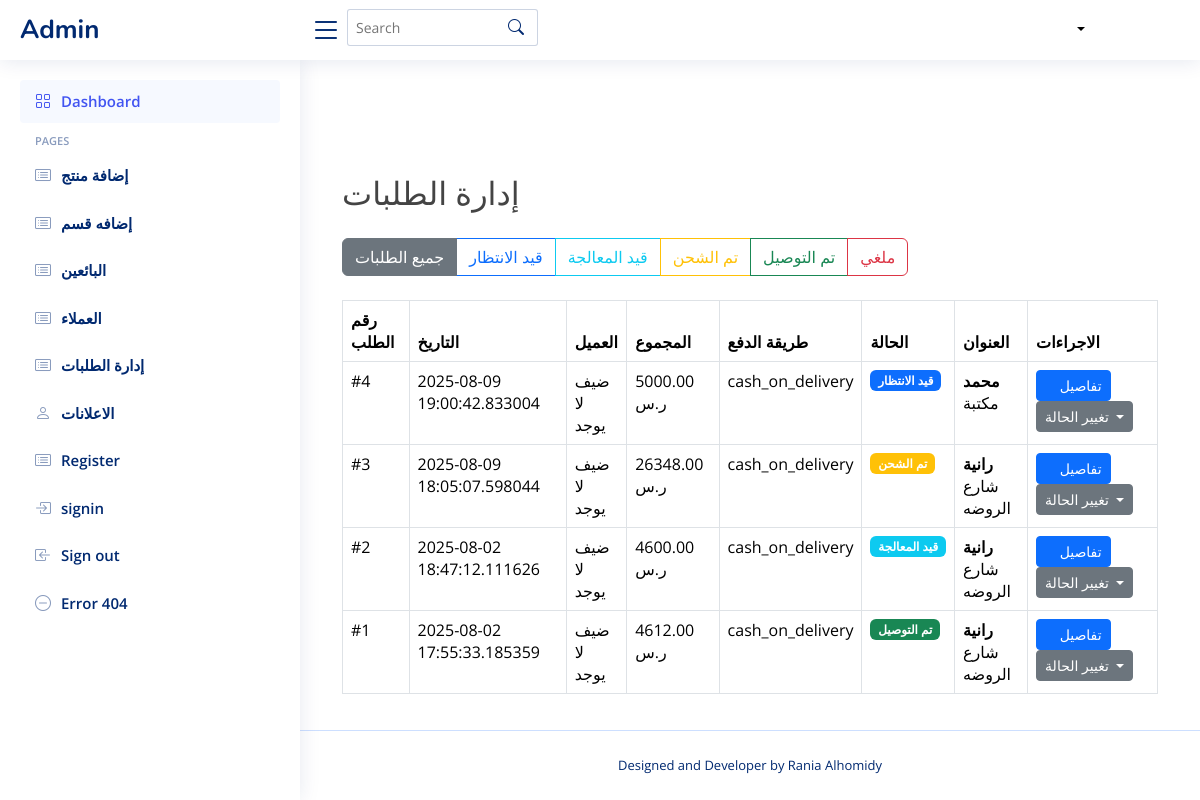
Before: /admin/orders with the older database file.
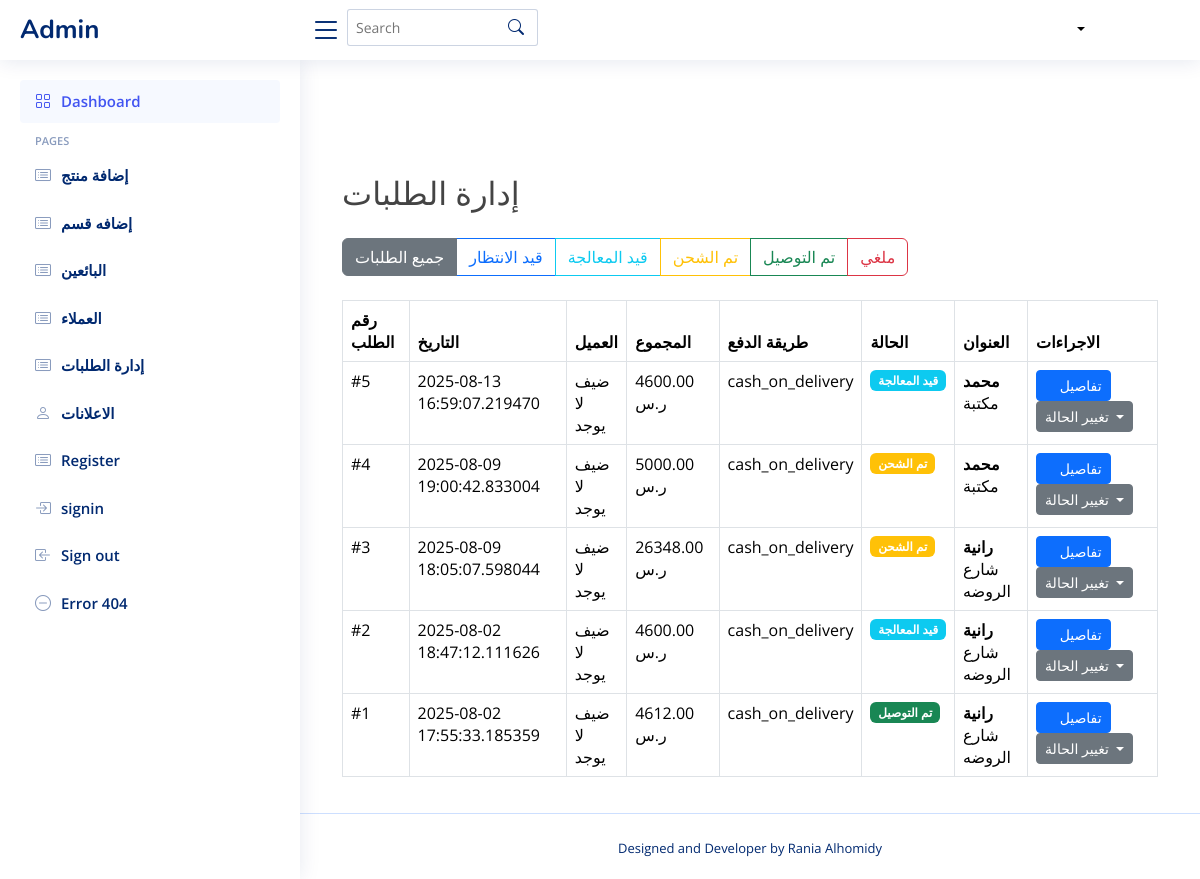
After: the same page with the newer database file.
### tables this page shows
CREATE TABLE orders (
    id INTEGER PRIMARY KEY AUTOINCREMENT,
    user_id INTEGER NOT NULL,
    total_price REAL NOT NULL,
    status TEXT CHECK(status IN ('قيد الانتظار', 'قيد المعالجة', 'تم الشحن', 'تم التوصيل', 'ملغي')) DEFAULT 'قيد الانتظار',
    created_at TIMESTAMP DEFAULT CURRENT_TIMESTAMP,
    updated_at TIMESTAMP DEFAULT CURRENT_TIMESTAMP,
    delivery_address_id INTEGER,
    payment_method TEXT,
    FOREIGN KEY (delivery_address_id) REFERENCES cust_addresses(id) ON DELETE SET NULL
);

CREATE TABLE cust_addresses (
    id INTEGER PRIMARY KEY AUTOINCREMENT,
    user_id INTEGER NOT NULL,
    address_type TEXT,                -- نوع العنوان (مثل: 'المنزل', 'العمل', 'أخرى')
    recipient_name TEXT,              -- اسم المستلم لهذا العنوان
    recipient_phone TEXT NOT NULL,    -- رقم هاتف المستلم (مطلوب)
    city TEXT NOT NULL,               -- المدينة (مطلوب)
    region TEXT,                      -- المنطقة أو الحي
    full_address_description TEXT NOT NULL, -- الوصف التفصيلي للعنوان (مطلوب)
    latitude REAL,                    -- إحداثيات خط العرض (اختياري، للخرائط)
    longitude REAL,                   -- إحداثيات خط الطول (اختياري، للخرائط)
    is_default INTEGER DEFAULT 0,     -- 1 إذا كان العنوان افتراضيًا، 0 خلاف ذلك
    created_at TIMESTAMP DEFAULT CURRENT_TIMESTAMP, -- وقت إنشاء السجل
    updated_at TIMESTAMP DEFAULT CURRENT_TIMESTAMP, -- وقت آخر تحديث للسجل

    FOREIGN KEY (user_id) REFERENCES users(id) ON DELETE CASCADE
    -- هذا السطر يفترض وجود جدول 'users' وأن عمود المعرف فيه اسمه 'id'.
    -- ON DELETE CASCADE يعني إذا تم حذف المستخدم، تُحذف جميع عناوينه تلقائياً.
);

### order_routes.py (the view)
@order_bp.route('/admin/orders')
def admin_orders():
    status_filter = request.args.get('status', 'all')
    conn = get_db_connection()
    orders = []
    try:
        query = '''
            SELECT
                o.id AS order_id,
                o.total_price,
                o.status,
                o.created_at,
                o.payment_method,
                u.name AS username,  -- جلب اسم المستخدم
                u.num AS phone_number,  -- جلب رقم الهاتف
                ca.recipient_name AS recipient_name,
                ca.full_address_description AS full_address_description
            FROM orders o
            LEFT JOIN users u ON o.user_id = u.id
            LEFT JOIN cust_addresses ca ON o.delivery_address_id = ca.id
        '''
        params = []
        if status_filter != 'all':
            query += " WHERE o.status = ?"
            params.append(status_filter)
        query += " ORDER BY o.created_at DESC"
        orders = conn.execute(query, tuple(params)).fetchall()
    except sqlite3.Error as e:
        print(f"Database error in admin_orders: {e}")
        flash("حدث خطأ في قاعدة البيانات أثناء جلب الطلبات.", "danger")
    finally:
        conn.close()
    return render_template('admin/admin_orders.html', orders=orders, current_status=status_filter)

### templates/admin/admin_orders.html (shortened to what this page needs)
{% include 'admin/header.html' %}
<main id="main" class="main">
    <div class="container mt-4">
        <h2 class="mb-4">إدارة الطلبات</h2>
        <div class="mb-4">
            <div class="btn-group" role="group">
                <a href="{{ url_for('order.admin_orders', status='all') }}"
                    class="btn btn-outline-secondary {% if current_status == 'all' %}active{% endif %}">
                    جميع الطلبات
                </a>
                <a href="{{ url_for('order.admin_orders', status='قيد الانتظار') }}"
                    class="btn btn-outline-primary {% if current_status == 'قيد الانتظار' %}active{% endif %}">
                    قيد الانتظار
                </a>
                <a href="{{ url_for('order.admin_orders', status='قيد المعالجة') }}"
                    class="btn btn-outline-info {% if current_status == 'قيد المعالجة' %}active{% endif %}">
                    قيد المعالجة
                </a>
                <a href="{{ url_for('order.admin_orders', status='تم الشحن') }}"
                    class="btn btn-outline-warning {% if current_status == 'تم الشحن' %}active{% endif %}">
                    تم الشحن
                </a>
                <a href="{{ url_for('order.admin_orders', status='تم التوصيل') }}"
                    class="btn btn-outline-success {% if current_status == 'تم التوصيل' %}active{% endif %}">
                    تم التوصيل
                </a>
                <a href="{{ url_for('order.admin_orders', status='ملغي') }}"
                    class="btn btn-outline-danger {% if current_status == 'ملغي' %}active{% endif %}">
                    ملغي
                </a>
            </div>
        </div>
        <div class="table-responsive">
            <table class="table table-bordered table-hover">
                <thead class="thead-dark">
                    <tr>
                        <th>رقم الطلب</th>
                        <th>التاريخ</th>
                        <th>العميل</th>
                        <th>المجموع</th>
                        <th>طريقة الدفع</th>
                        <th>الحالة</th>
                        <th>العنوان</th>
                        <th>الاجراءات</th>
                    </tr>
                </thead>
                <tbody>
                    {% for order in orders %}
                    <tr>
                        <td>#{{ order.order_id }}</td>
                        <td>{{ order.created_at }}</td>
                        <td>
                            {% if order.username %}{{ order.username }}{% else %}ضيف{% endif %}<br>
                            {% if order.phone_number %}{{ order.phone_number }}{% else %}لا يوجد{% endif %}
                        </td>
                        <td>{{ "%.2f"|format(order.total_price) }} ر.س</td>
                        <td>{{ order.payment_method }}</td>
                        <td>
                            <span class="badge
                                {% if order.status == 'تم التوصيل' %}bg-success
                                {% elif order.status == 'ملغي' %}bg-danger
                                {% elif order.status == 'تم الشحن' %}bg-warning
                                {% elif order.status == 'قيد المعالجة' %}bg-info
                                {% else %}bg-primary{% endif %}">
                                {{ order.status }}
                            </span>
                        </td>
                        <td>
                            {% if order.recipient_name %}
                                <strong>{{ order.recipient_name }}</strong><br>
                                {{ order.full_address_description }}
                            {% else %}
                                لا يوجد عنوان محدد
                            {% endif %}
                        </td>
                        <td>
                            <a href="{{ url_for('order.admin_order_details', order_id=order.order_id) }}"
                                class="btn btn-sm btn-primary">
                                <i class="fas fa-eye"></i> تفاصيل
                            </a>
                            <div class="dropdown d-inline-block">
                                <button class="btn btn-sm btn-secondary dropdown-toggle" type="button"
                                    data-bs-toggle="dropdown">
                                    تغيير الحالة
                                </button>
                            </div>
                        </td>
                    </tr>
                    {% endfor %}
                </tbody>
            </table>
        </div>
    </div>
</main>
{% include 'admin/footer.html' %}

### templates/admin/header.html (shortened to what this page needs)
<!DOCTYPE html>
<html lang="en">
<head>
<!DOCTYPE html>
<html lang="en">
<head>
  <link href="https://cdn.jsdelivr.net/npm/bootstrap@5.3.0/dist/css/bootstrap.min.css" rel="stylesheet">
  <link href="{{ url_for('static', filename='vendor/bootstrap/css/bootstrap.min.css') }}" rel="stylesheet">
  <link href="{{ url_for('static', filename='vendor/bootstrap-icons/bootstrap-icons.css') }}" rel="stylesheet">
  <link href="{{ url_for('static', filename='vendor/boxicons/css/boxicons.min.css') }}" rel="stylesheet">
  <link href="{{ url_for('static', filename='vendor/quill/quill.snow.css') }}" rel="stylesheet">
  <link href="{{ url_for('static', filename='vendor/quill/quill.bubble.css') }}" rel="stylesheet">
  <link href="{{ url_for('static', filename='vendor/remixicon/remixicon.css') }}" rel="stylesheet">
  <link href="{{ url_for('static', filename='vendor/simple-datatables/style.css') }}" rel="stylesheet">
  <link rel="stylesheet" href="{{ url_for('static', filename='css/fontawesome.min.css') }}">
  <link rel="stylesheet" href="{{ url_for('static', filename='css/fontawesome.css') }}">
  <link rel="stylesheet" href="{{ url_for('static', filename='css/all.min.css') }}">
  <link rel="stylesheet" href="{{ url_for('static', filename='style/css/font-awesome.min.css') }}">
  <link href="{{ url_for('static', filename='css/index.css') }}" rel="stylesheet">
</head>
<body>
  <header id="header" class="header fixed-top d-flex align-items-center">
    <div class="d-flex align-items-center justify-content-between">
      <a href="{{ url_for('admin.home') }}" class="logo d-flex align-items-center">
        <span class="d-none d-lg-block">Admin</span>
      </a>
      <i class="bi bi-list toggle-sidebar-btn"></i>
    </div>
    <div class="search-bar">
      <form class="search-form d-flex align-items-center" method="POST" action="#">
        <input type="text" name="query" placeholder="Search" title="Enter search keyword">
        <button type="submit" title="Search"><i class="bi bi-search"></i></button>
      </form>
    </div>
      <nav class="navbar">
    <div class=" pro-info nav-item dropdown drop  p-0 d-flex ">
      <a class="info nav-link dropdown-toggle" href="#" role="button" data-bs-toggle="dropdown" aria-expanded="false">
      </a>
    </div>
    </nav>
  </header>
  <aside id="sidebar" class="sidebar">
    <ul class="sidebar-nav" id="sidebar-nav">
      <li class="nav-item">
        <a class="nav-link " href="{{url_for('admin.home')}}">
          <i class="bi bi-grid"></i>
          <span>Dashboard</span>
        </a>
      </li>
      <li class="nav-heading">Pages</li>
      <li class="nav-item">
        <a class="nav-link collapsed" href="{{ url_for('admin.show_product')}}">
          <i class="bi bi-card-list"></i>
          <span>إضافة منتج</span>
        </a>
        </li>
        <li class="nav-item">
  <a class="nav-link collapsed" href="{{ url_for('admin.categories')}}">
    <i class="bi bi-card-list"></i>
    <span>إضافه قسم</span>
  </a>
</li>
        <li class="nav-item">
        <a class="nav-link collapsed" href="{{url_for('admin.show_seller')}}">
          <i class="bi bi-card-list"></i>
          <span>البائعين</span>
        </a>
        </li>
      <li class="nav-item">
        <a class="nav-link collapsed" href="{{url_for('admin.users')}}">
          <i class="bi bi-card-list"></i>
          <span>العملاء</span>
        </a>
      </li>
      <li class="nav-item">
        <a class="nav-link collapsed" href="{{ url_for('order.admin_orders') }}">
          <i class="bi bi-card-list"></i>
          <span>إدارة الطلبات</span>
        </a>
      </li>
      <li class="nav-item">
        <a class="nav-link collapsed" href="{{url_for('ads.ads_management')}}">
          <i class="bi bi-person"></i>
          <span>الاعلانات</span>
        </a>
      </li>
      <li class="nav-item">
        <a class="nav-link collapsed" href="signup.html">
          <i class="bi bi-card-list"></i>
          <span>Register</span>
        </a>
      </li>
      <li class="nav-item">
        <a class="nav-link collapsed" href="signin.html">
          <i class="bi bi-box-arrow-in-right"></i>
          <span>signin</span>
        </a>
      </li>
      <li class="nav-item">
        <a class="nav-link collapsed" href="logout.html">
          <i class="bi bi-box-arrow-in-left"></i>
          <span>Sign out</span>
        </a>
      </li>
      <li class="nav-item">
        <a class="nav-link collapsed" href="pages-error-404.html">
          <i class="bi bi-dash-circle"></i>
          <span>Error 404</span>
        </a>
      </li>
    </ul>
  </aside>

### templates/admin/footer.html (shortened to what this page needs)
  <footer id="footer" class="footer">
    <div class="credits">
      Designed and Developer by
        Rania Alhomidy
    </div>
  </footer>
</body>
</html>

Changed rows visible on the page:
added orders: order_id "5", created_at "2025-08-13 16:59:07.219470", total_price "4600.00", payment_method "cash_on_delivery", status "قيد المعالجة", recipient_name "محمد", full_address_description "مكتبة"
changed orders id 4: status "قيد الانتظار" → "تم الشحن"
